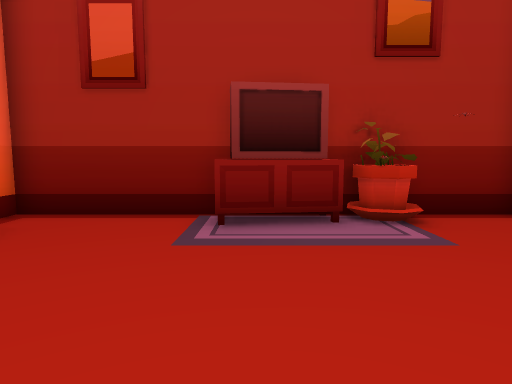
view 1 (above)

13 first-person views from a walk through a scene from a Unity 3-D project. The camera is 1.2 m above the floor, tilts 6° down and sees 75° across. The floor is counted in squares, 0.95 m on a side. Each view is taken from the middle of a square. On the plan, view 1 faces up. The plan holds only what a view shows up to about 14 squares ahead; the rest is blank. The place goes on beyond the plan. The player is left out. Door leaves are left out, so doorways stand open. Some surface patterns are stand-ins.

view 2
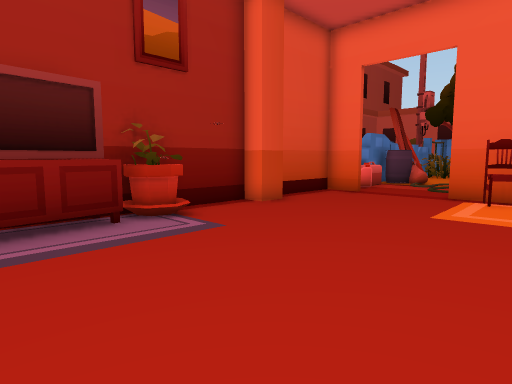

view 3
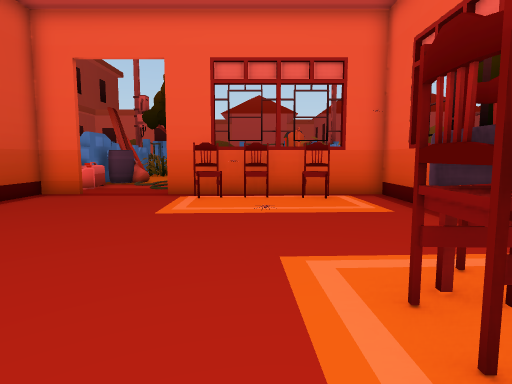

view 4
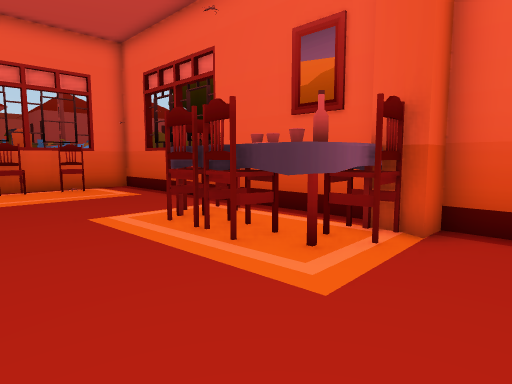

view 5
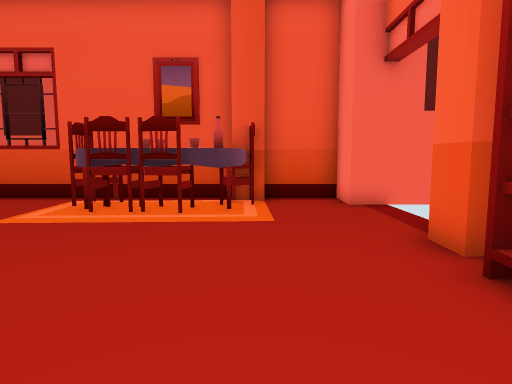

view 6
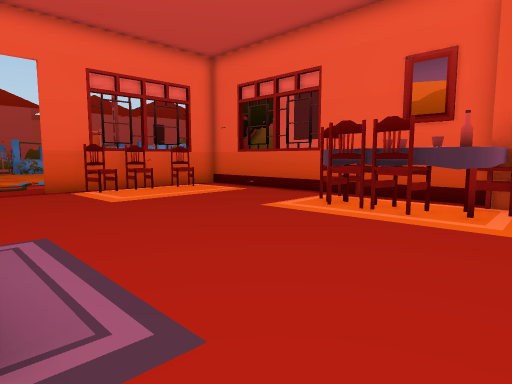

view 7
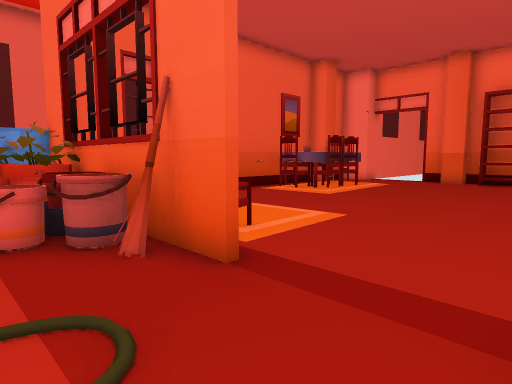

view 8
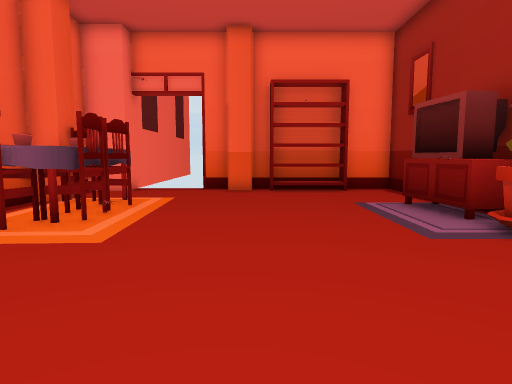

view 9
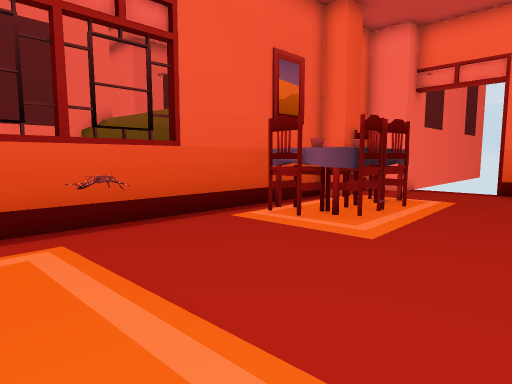

view 10
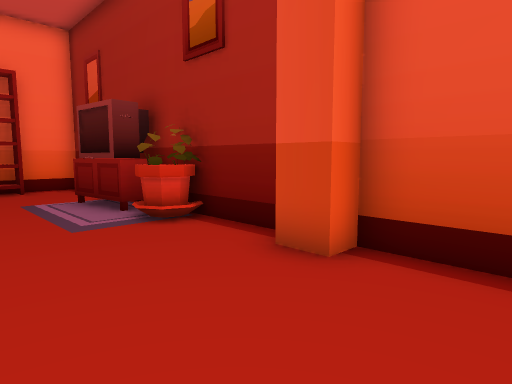

view 11
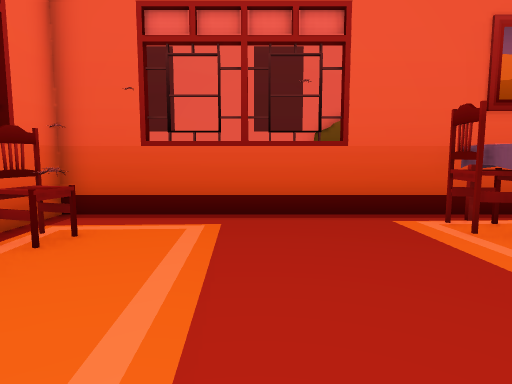

view 12
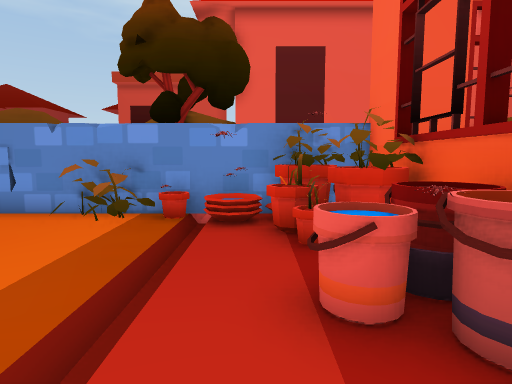

view 13
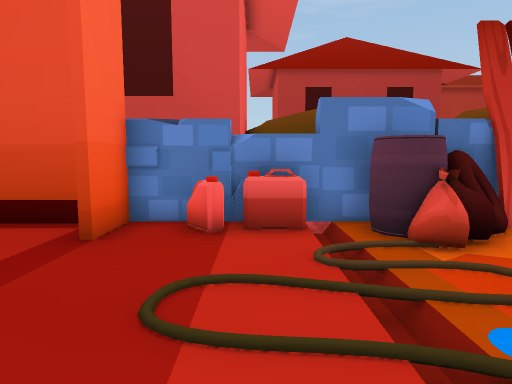

### Floor plan
Points are (right, up) in squares from view 1. A wall is a line through its corners. A room is listed if a view was taken in it or the views show most of it. See-through windows are left out.
Room 1 (views 1, 2, 3, 4, 5, 6, 8, 9, 10, 11)
walls: (-0.5, 7.3) (-5.3, 7.3) (-5.3, 5.6); (6.7, 7.4) (6.7, 6.6) (5.8, 6.6) (5.8, 7.4); (10.3, 2.4) (10.3, 3); (-4.7, 1.9) (-4.7, 0.9); (10.5, -0.4) (10.5, -1.6); (-2.2, -4.4) (-2.2, -3.5) (-1.3, -3.5) (-1.3, -4.2); (10.3, 5.9) (10.3, 7.3) (1.5, 7.3); (-5.3, 2.5) (-5.3, 1.7); (-5.3, 0.9) (-5.3, -0.1); (-3.5, -4.3) (10, -4.3); (10.3, -4.4) (10.3, -0.4)
ways out: opening at (11.3, 0) to room 2; open door at (10.5, 4.5) to room 2; open door at (-5, -1)
objects: shelf (-5, 3) to (-5, 5); chair (-2, -3); table (-1, -3) to (1, -2); bottle (-1, -2); TV (-1, 6) to (1, 7); chair (0, -1); chair (1, -1); chair (2, -3) to (2, -2); carpet (2, 5); flowerpot (2, 7); carpet (3, 0); flowerpot (3, 7); chair (9, -3); carpet (9, -2) to (10, -2); chair (9, 0) to (10, 0); chair (9, 1) to (9, 2); carpet (10, 1) to (10, 2); bucket (11, -1) to (11, 0); bucket (11, 1)
Room 2 (views 7, 12, 13)
walls: (10.5, 3.1) (10.5, 2.5); (10.5, -1.6) (10.5, -4.5); (12.9, 7.4) (12.5, 7.7) (12.5, 7.4); (16.5, 7.5) (10.5, 7.5) (10.5, 6); (10, -4.3) (16.5, -4.3)
ways out: opening at (11.3, 0) to room 1; open door at (10.5, 4.5) to room 1
objects: flowerpot (12, -3); flowerpot (12, -2); bucket (12, 0) to (12, 1); other object (12, 7); flowerpot (13, -4); flowerpot (13, -3); other object (13, -2); other object (13, 0); other object (13, 7) to (14, 7); flowerpot (14, -4); flowerpot (14, -3); plant (15, -3); barrel (15, 6) to (15, 7); bin (16, 6); other object (16, 7)

Positions as (right, up) in squares from view 1, and headings:
1: (0, 0), facing up
2: (-1, 0), facing up-right
3: (-1, 0), facing right
4: (-4, 2), facing down-right
5: (-2, 6), facing down
6: (-3, 6), facing down-right
7: (13, 6), facing down-left
8: (8, 2), facing left
9: (8, 2), facing down-left
10: (9, 3), facing up-left
11: (6, 3), facing down
12: (13, 3), facing down
13: (13, 1), facing up
